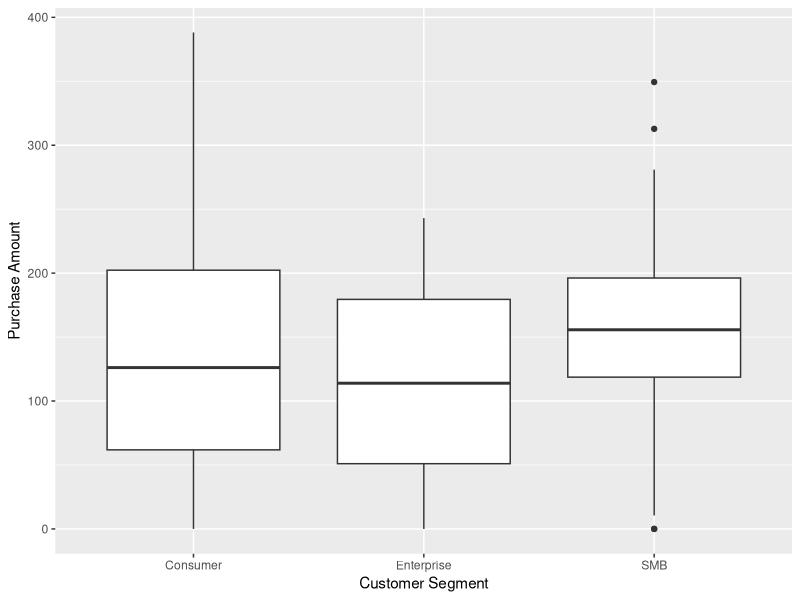

Reproduce this figure in R.
## ---- chunk 1
#| include: false
#| message: false
#| warning: false
library(tidyverse)
library(knitr)
library(kableExtra)
## ---- chunk 2
data <- read_csv("data/34334912_Aatish Prasad.csv")
## ---- chunk 3
data_clean <- data %>% 
  distinct() %>% 
  mutate(
  # Convert missing values to NA
    across(c(signup_date, segment, notes), ~na_if(., "N/A")), 
      
  # Convert date to standard format
  signup_date = coalesce(
  dmy(signup_date),
  mdy(signup_date))
  
    )
  
## ---- chunk 4
nrow(data_clean)
ncol(data_clean)
glimpse(data_clean)
## ---- chunk 5
#| fig-cap: "Distribution of purchase amount by customer segment"

data_clean %>% 
  ggplot(aes(x = segment, y = purchase_amount)) +
  geom_boxplot(na.rm = TRUE) +
  labs(
    x = "Customer Segment",
    y = "Purchase Amount"
  )

## ---- chunk 6
data_clean %>%
  group_by(segment) %>% 
  summarise(
    count = n(),
    avg_purchase = mean(purchase_amount, na.rm = TRUE),
    median_purchase = median(purchase_amount, na.rm = TRUE),
    avg_marketing = mean(marketing_spend, na.rm = TRUE),
    avg_visits = mean(visits, na.rm =TRUE)
  ) %>% 
  kable() %>% 
   kable_styling(
    full_width = FALSE,
    position = "center",
    bootstrap_options = c("bordered")
  )
  
